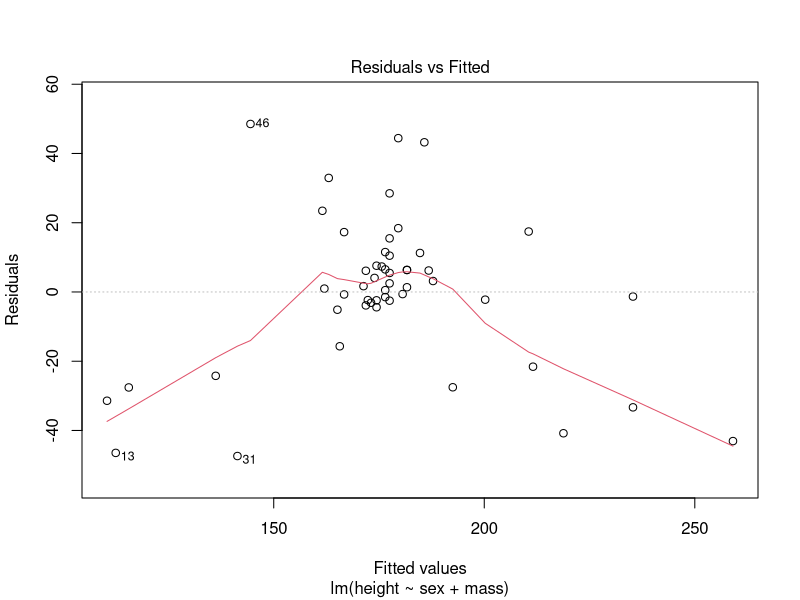
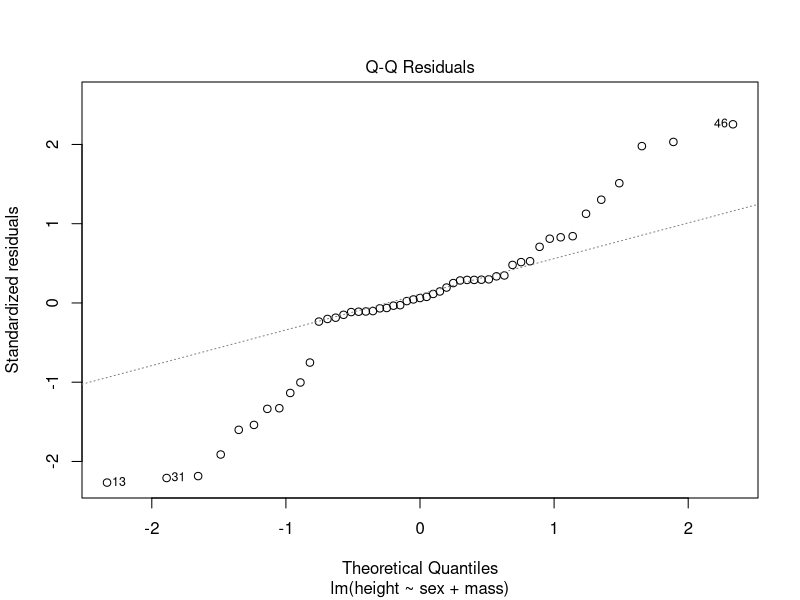
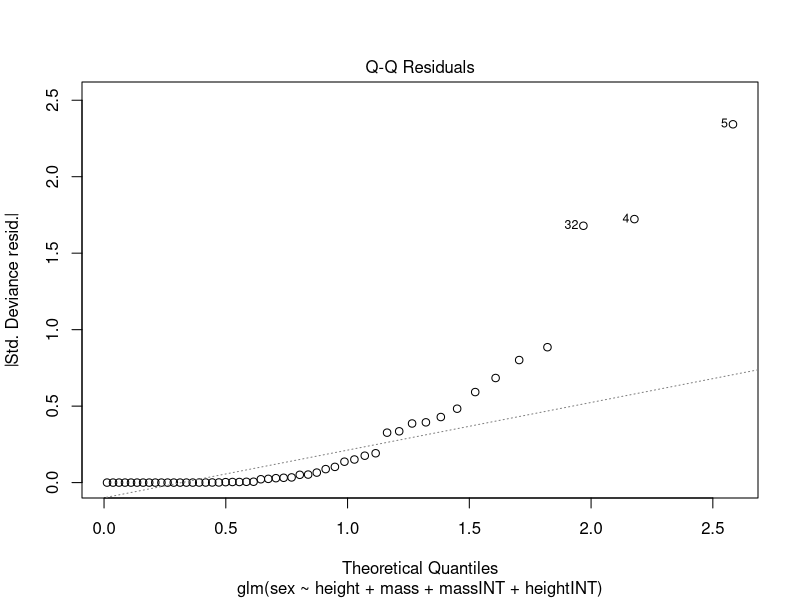

Reproduce these figures in R, in order.
## ---- chunk 1
library(tidyverse)
library(car)

data <- starwars %>% select(height,mass,sex) %>% na.omit() # <1>
## ---- chunk 2
data <- data %>% 
  filter(sex == "male" | sex == "female") %>% # <1>
  mutate(sex = dplyr::recode(sex, # <2>
                             "male" = 1, # <2>
                             "female" = 0)) # <2>

linear_regression <- lm(height ~ sex + mass, data = data) # <3>

summary(linear_regression) # <4>
## ---- chunk 3
# Should Be a Straight Line
plot(linear_regression,1) # <1>
## ---- chunk 4
library(lmtest)
# Goldfield Quandt Test (Less than .05 BAD)
gqtest(linear_regression) # <1>
## ---- chunk 5
# Should Follow Straight Diagonal Line
plot(linear_regression,2) # <1>
## ---- chunk 6
shapiro.test(residuals(linear_regression)) # <1>
## ---- chunk 7
# Individual Predictors (Less than 10 is OK)
car::vif(linear_regression) # <1>

# Mean Across Predictors (Ideally Around 1)
mean(vif(linear_regression)) # <2>

# Tolerance (Greater than .20 Ideal)
1/vif(linear_regression) # <3>
## ---- chunk 8
library(car)
car::durbinWatsonTest(linear_regression)
## ---- chunk 9
# Greater than 5% of Data Potentially Problematic
data$residuals <- resid(linear_regression)
summary(data$residuals)

problem_residuals <- data %>% filter(residuals > 2.5 | residuals < -2.5) # <1>

nrow(problem_residuals)/nrow(data) # <2>
## ---- chunk 10
data$cooks_dist <- round(cooks.distance(linear_regression),5) # <1>
# Greater Than 1 is Problematic
summary(data$cooks_dist) # <2>
## ---- chunk 11
# Create Logistic Model w/ Multiple Predictors
log_regression <- glm(sex ~ height + mass, family = binomial(link = "logit"), data = data) # <1>
summary(log_regression) # <2>

# Determine Chi Square Diff
modelChi <- log_regression$null.deviance - log_regression$deviance # <3>
modeldf <- log_regression$df.null - log_regression$df.residual # <3>
chisq_prob <- 1 - pchisq(modelChi,modeldf) # <3>
print(chisq_prob)

# Odds Ratios
exp(log_regression$coefficients) # <4>

# CI
exp(confint(log_regression)) # <5>

# Effect Size
effect_size <- modelChi/log_regression$null.deviance # <6>
print(effect_size)
## ---- chunk 12
data$massINT <- data$mass*log(data$mass) # <1> 
data$heightINT <- data$height*log(data$height) # <1>

linearity_assumption <- glm(sex ~ height + mass + massINT + heightINT, family = binomial(link = "logit"), data = data) # <2>

summary(linearity_assumption)
## ---- chunk 13
plot(linearity_assumption,2)
## ---- chunk 14
durbinWatsonTest(log_regression)
## ---- chunk 15
vif(log_regression)

1/vif(log_regression)
## ---- chunk 16
# Greater than 5% of Data Potentially Problematic
data$residuals_log <- resid(log_regression)
summary(data$residuals_log)

log_prob <- data %>% filter(residuals_log > 2 | residuals_log < -2)

round(nrow(log_prob)/nrow(data),3)
## ---- chunk 17
data$cooks_dist_log <- cooks.distance(log_regression)
# Greater Than 1 is Problematic
summary(data$cooks_dist_log)
